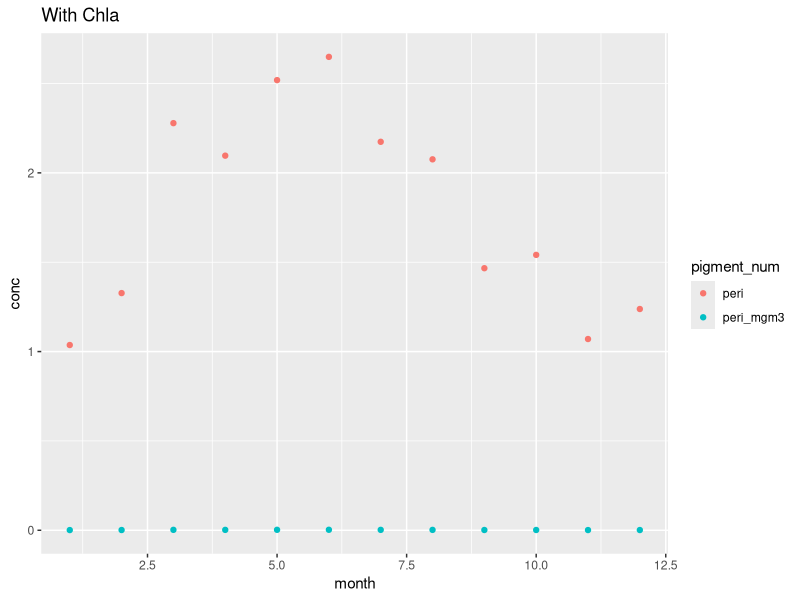
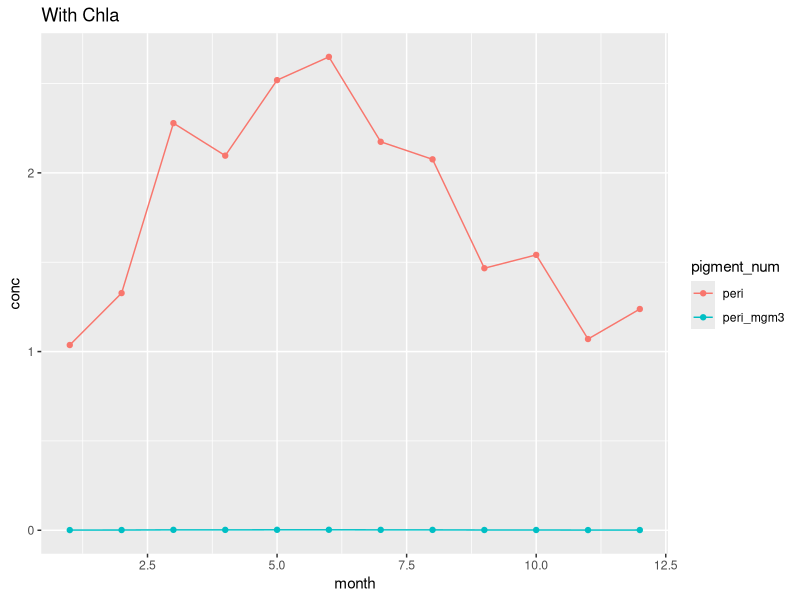
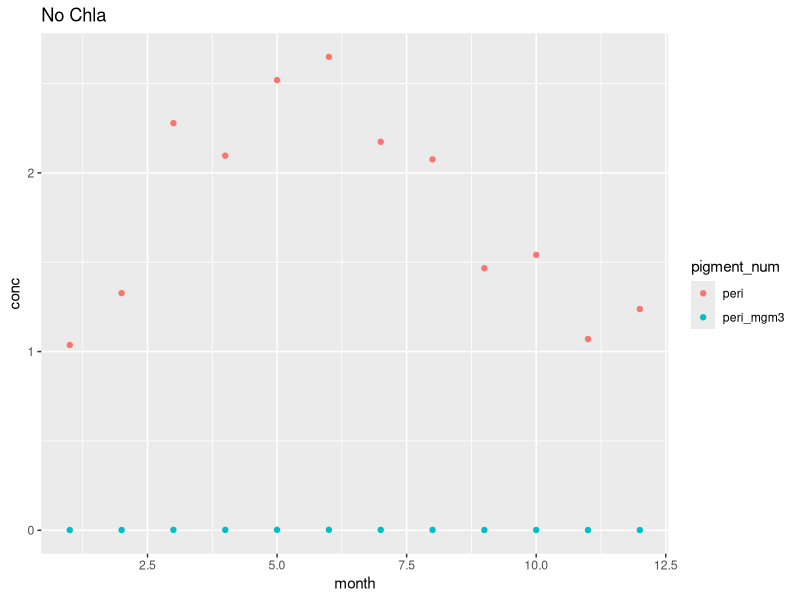
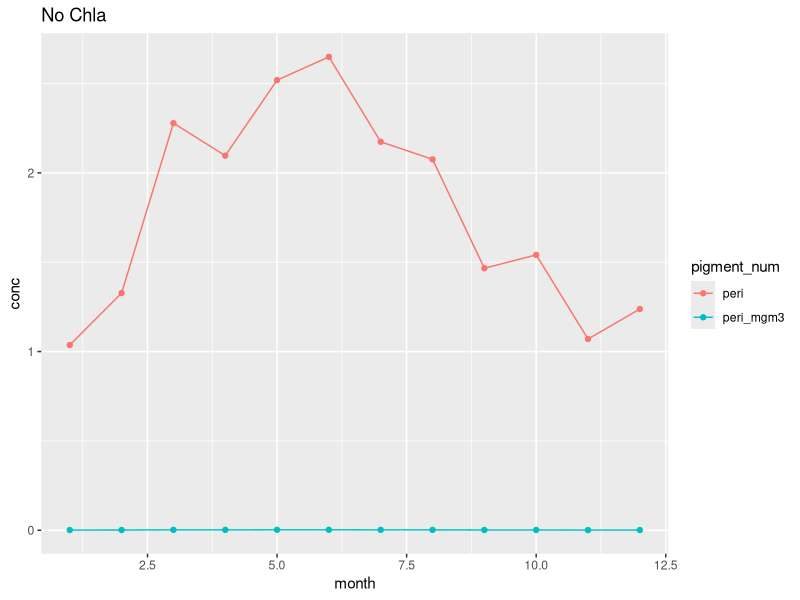
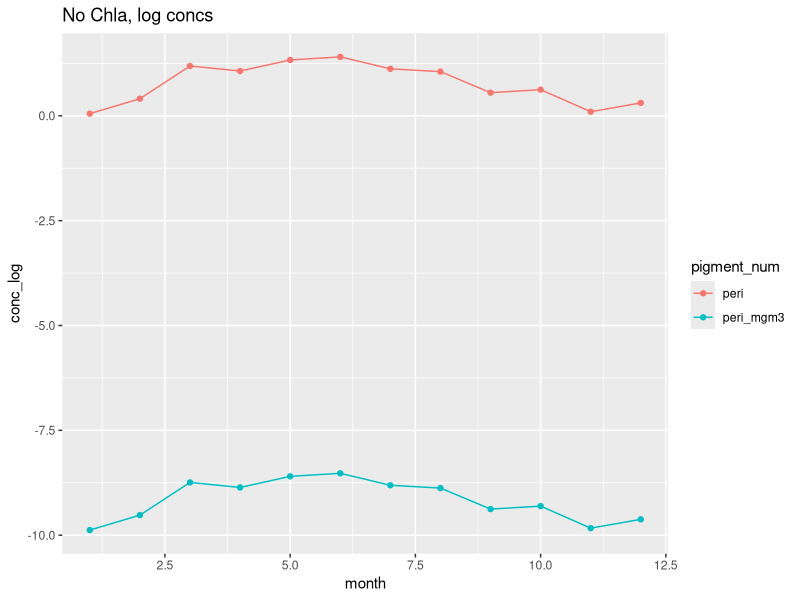
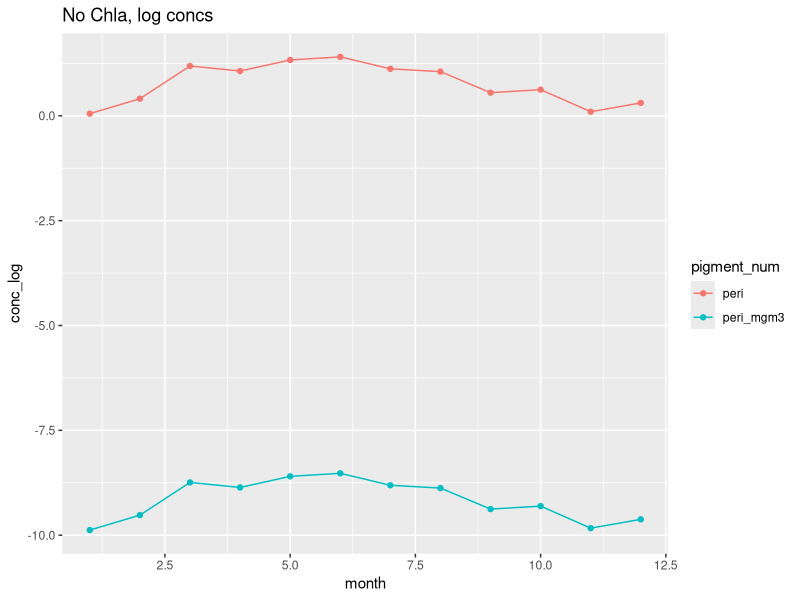
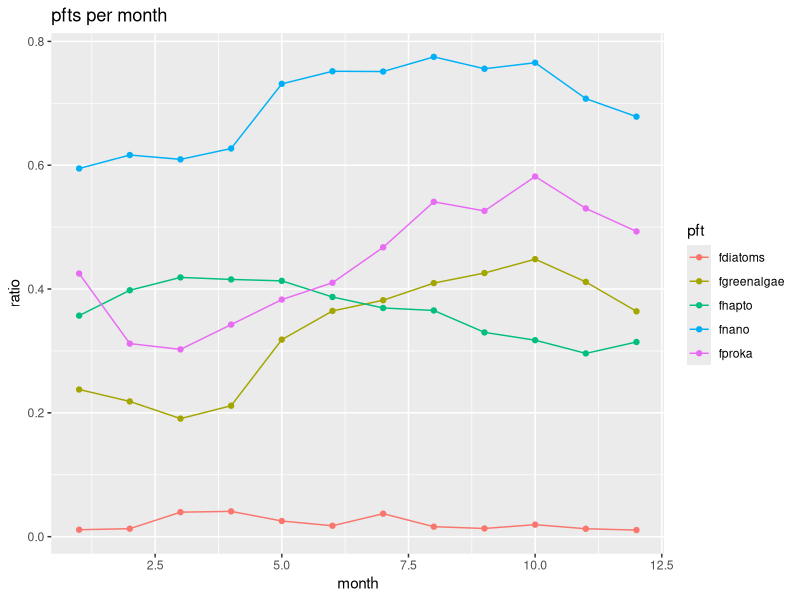

These figures' R source, in order:
## ---- chunk 1
#load in libraries
library(tidyverse)
library(lubridate)
library(viridis)
library(gridExtra)
## ---- chunk 2
pigments = read_csv('893521_v8_bats_pigments.csv')
## ---- chunk 3
pig = pigments %>%
  select(ID, ISO_DateTime_UTC, yyyymmdd, decy, time, Latitude, Longitude, Cruise_num, Cast, Cast_type, Bottle_number, Depth, p4, QF_p4, p5, QF_p5, p6, QF_p6, p7, QF_p7, p10, QF_p10, p13, QF_p13, p14, QF_p14, p19, QF_p19)
#QF_Niskin_GoFlo and QF_depth might be good to have for later
## ---- chunk 4
pig_clean = pig %>%
  filter(QF_p4 != 9 | 
           QF_p4 != 9 |
           QF_p5 != 9 |
           QF_p6 != 9 |
           QF_p7 != 9 |
           QF_p10 != 9 |
           QF_p13 != 9 |
           QF_p14 != 9 |
           QF_p19 != 9)
## ---- chunk 5
pig_clean_yd = pig_clean %>%
  mutate(year = year(ISO_DateTime_UTC),
         month = month(ISO_DateTime_UTC),
         day = day(ISO_DateTime_UTC),
         yd = yday(ISO_DateTime_UTC)) %>%
  select(ID, ISO_DateTime_UTC, yyyymmdd, decy, time, month, day, year, yd, Latitude, Longitude, Cruise_num, Cast, Cast_type, Bottle_number, Depth, p4, QF_p4, p5, QF_p5, p6, QF_p6, p7, QF_p7, p10, QF_p10, p13, QF_p13, p14, QF_p14, p19, QF_p19)
## ---- chunk 6
pig_clean_group = pig_clean_yd %>%
  group_by(month) %>% 
  summarise(across(starts_with('p'), \(x) mean(x, na.rm = TRUE))) %>%
  rename(peri = p4,
         but = p5,
         fuco = p6,
         hexfuco = p7,
         allo = p10,
         chlb = p13,
         chla = p14,
         zea = p19) %>%
  mutate(peri_mgm3 = peri*1025*0.000001,
         but_mgm3 = but*1025*0.000001,
         fuco_mgm3 = fuco*1025*0.000001,
         hexfuco_mgm3 = hexfuco*1025*0.000001,
         allo_mgm3 = allo*1025*0.000001,
         chlb_mgm3 = chlb*1025*0.000001,
         chla_mgm3 = chla*1025*0.000001,
         zea_mgm3 = zea*1025*0.000001,
         fuco_nano_mgm3 = (hexfuco_mgm3^0.098)*(but_mgm3^1.284))
## ---- chunk 7
#filter for the 2 and 0.08
pfts = pig_clean_group %>%
  select(month) %>%
  mutate(fproka = ((2.36*pig_clean_group$zea_mgm3)/pig_clean_group$chla_mgm3),
         fgreenalgae = ((1.30*pig_clean_group$chlb_mgm3)/pig_clean_group$chla_mgm3),
         fnano = ((1.07*pig_clean_group$hexfuco_mgm3+2.06*pig_clean_group$allo_mgm3+1.30*pig_clean_group$chlb_mgm3+1.27*pig_clean_group$fuco_nano_mgm3)/pig_clean_group$chla_mgm3),
         fhapto = fnano-fgreenalgae,
         fdiatoms = (1.27*(pig_clean_group$fuco_mgm3-pig_clean_group$fuco_nano_mgm3))/pig_clean_group$chla_mgm3) 
## ---- chunk 8
pig_long = pig_clean_yd %>%
  pivot_longer(cols = starts_with('p'), 
               names_to = 'pigment_num',
               values_to = 'conc') %>%
  mutate(conc_log = log2(conc))

pig_long_nochl = pig_long %>%
  filter(pigment_num != 'p14')

pig_group_long = pig_clean_group %>%
  pivot_longer(cols = starts_with('p'), 
               names_to = 'pigment_num',
               values_to = 'conc') %>%
  mutate(conc_log = log2(conc))

pig_group_long_nochl = pig_group_long %>%
  filter(pigment_num != 'p14')

pfts_long = pfts %>%
  pivot_longer(cols = starts_with('f'),
               names_to = 'pft',
               values_to = 'ratio')
## ---- chunk 9
ggplot(pig_group_long, aes(x = month, y = conc)) + 
  geom_point(aes(color = pigment_num))  +
  labs(title = 'With Chla')

ggplot(pig_group_long, aes(x = month, y = conc)) + 
  geom_line(aes(color = pigment_num))  +
  geom_point(aes(group = pigment_num, color = pigment_num))  +
  labs(title = 'With Chla')
## ---- chunk 10
ggplot(pig_group_long_nochl, aes(x = month, y = conc)) + 
  geom_point(aes(color = pigment_num)) +
  labs(title = 'No Chla')

ggplot(pig_group_long_nochl, aes(x = month, y = conc)) + 
  geom_point(aes(color = pigment_num)) +
  geom_line(aes(group = pigment_num, color = pigment_num)) +
  labs(title = 'No Chla')
## ---- chunk 11
ggplot(pig_group_long_nochl, aes(x = month, y = conc_log)) + 
  geom_line(aes(color = pigment_num)) + 
  geom_point(aes(color = pigment_num, group = pigment_num)) +
  labs(title = 'No Chla, log concs')

ggplot(pig_group_long_nochl, aes(x = month, y = conc_log)) + 
  geom_line(aes(color = pigment_num)) +
  geom_point(aes(color = pigment_num, group = pigment_num)) +
  labs(title = 'No Chla, log concs')
## ---- chunk 12
#small cells, may be more numerous than the proportion of pigments that they contribute
## ---- chunk 13
ggplot(pfts_long, aes(x = month, y = ratio)) + 
  geom_point(aes(color = pft)) +
  geom_line(aes(group = pft, color = pft)) +
  labs(title = 'pfts per month')
